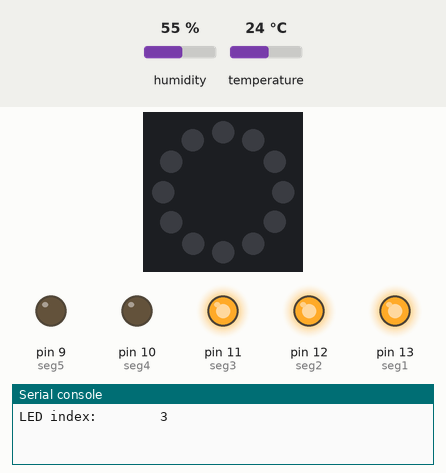
Recording of a program running on a simulated MicroPython board. Shown: 12 RGB LEDs in a ring, first at the top, clockwise, output pins drawn as LEDs (lit = HIGH), the last lines printed to the serial console. Inputs (shaded band) come from the test bench; at power-on: temperature 24 °C, humidity 55 %. Dim RGB values are drawn brighter than linear; library files of the repository ran but are not shown: dht20.py.

Above: at 1.3 s.
1.4 s: temperature set to 12 °C
At 5.5 s:
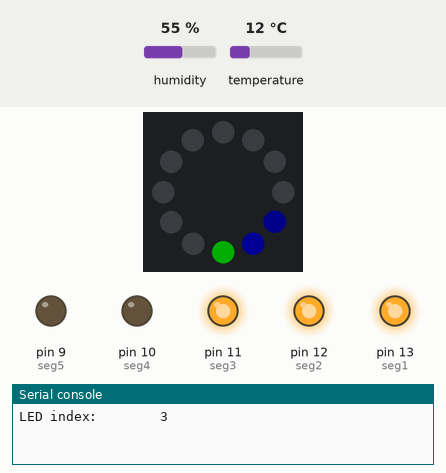
7.4 s: temperature set to 19 °C
At 11.5 s:
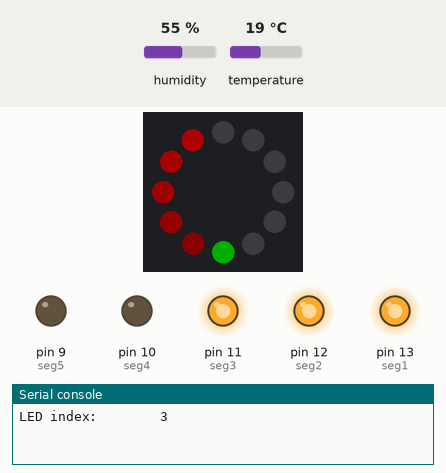
13.4 s: humidity set to 22 %
At 16.3 s:
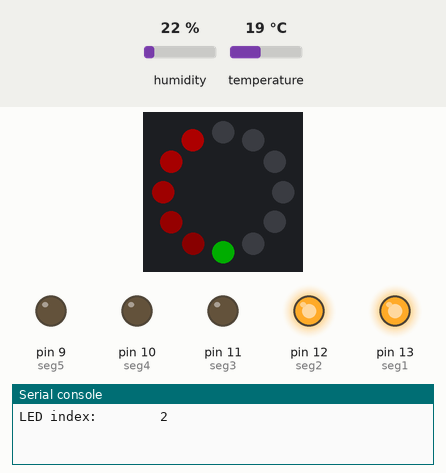
19.4 s: humidity set to 39 %
25.4 s: humidity set to 43 %
At 31.7 s:
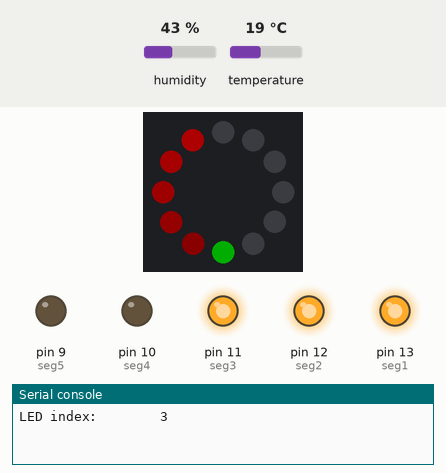
32.0 s: humidity set to 68 %
At 36.5 s:
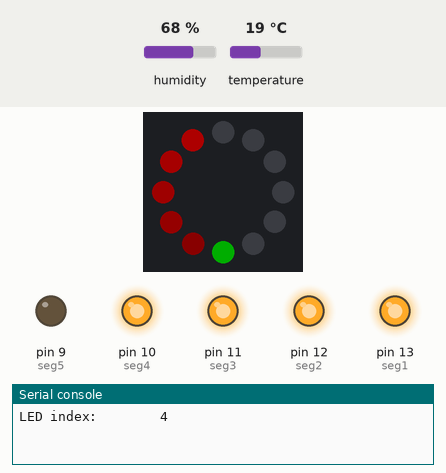
Timing chart, 0 to 38.0 s (numbered marks = the images above; inputs shaded):
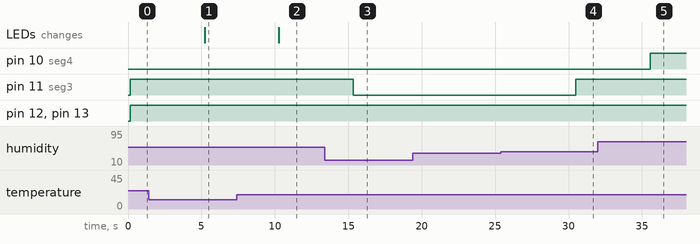

Measured:
- the behaviour switches between 40 and 41 % on humidity (found by bisection; images 3 and 4)
- after the input at 1.4 s, the LEDs: change after 3.8 s (image 1)
- after the input at 7.4 s, the LEDs: change after 2.9 s (image 2)
- after the input at 13.4 s, pin 11 (seg3): HIGH → LOW after 1.9 s
- after the input at 25.4 s, pin 11 (seg3): LOW → HIGH after 5.1 s
- after the input at 32.0 s, pin 10 (seg4): LOW → HIGH after 3.6 s

The program:

Day9d.py
```python
'''
Temperature and Humidity display (ring and bar with sensor) - full fill
'''

from machine import Pin, I2C
import time
from dht20 import DHT20
from neopixel import NeoPixel
import math

# Set up I2C pins
i2c1_sda = Pin(14)
i2c1_scl = Pin(15)

# Set up pin for ring LED
ring = NeoPixel(Pin(2), 12)

# Set up GPIOs 9-13 for bar graph LED
seg1 = Pin(13, Pin.OUT)
seg2 = Pin(12, Pin.OUT)
seg3 = Pin(11, Pin.OUT)
seg4 = Pin(10, Pin.OUT)
seg5 = Pin(9, Pin.OUT)

# Set up I2C
i2c1 = I2C(1, sda=i2c1_sda, scl=i2c1_scl)

# Set up DHT20 device with I2C address
dht20 = DHT20(0x38, i2c1)

# temperature-LED dictionary
temp_dict = {8: 0, 9: 1, 10: 2, 11: 3, 12: 4, 13: 5, 14: 6, 15: 7, 16: 8, 17: 9, 18: 10, 19: 11}
hum_dict = {1: seg1, 2: seg2, 3: seg3, 4: seg4, 5: seg5}

# bar graph LED segments
segments = [seg1, seg2, seg3, seg4, seg5]

while True:

    # Grab data from the sensor dictionary
    measurements = dht20.measurements
    temp = round(measurements['t'])
    humidity = round(measurements['rh'])

    # turn bar graph LEDs off
    for segment in segments:
        segment.value(0)

    if temp not in temp_dict:

        pass
        print(f"*** Temperature {temp}°C is out of temperature range ***")

    else:
        ring.fill((0, 0, 0)) # turn all LEDs off
        ring.write()

        # Print the data
        print("------ Environment -------") # Heading
        print(f"Temperature:      {temp}°C")
        print(f"LED index:        {temp_dict[temp]}")

        temp_led = temp_dict[temp]
        value = 10

        if temp_led == 6:
            ring[temp_led] = (0, 50, 0)
        elif temp_led <= 11 and temp_led > 6:
            ring[6] = (0, 50, 0)
            for light in range(7, temp_led+1):
                ring[light] = (value, 0, 0)
                value += 10
        else:
            ring[6] = (0, 50, 0)
            for light in range(temp_led, 6):
                ring[light] = (0, 0, value)
                value += 10
        ring.write()

    hum_led = int(math.ceil(humidity/20)) # divide humidity % by 20 (for each of 5 LEDs) and round UP to select correct LED

    # light up all LEDs for that humidity e.g. 65% lights 1-4
    for seg in range(1, hum_led+1):
        current_seg = hum_dict[seg]
        current_seg.value(1)

    print(f"Humidty:          {humidity}%")
    print(f"LED index:        {hum_led}")
    print("\n")

    # Wait 5 seconds
    time.sleep(5)
```
